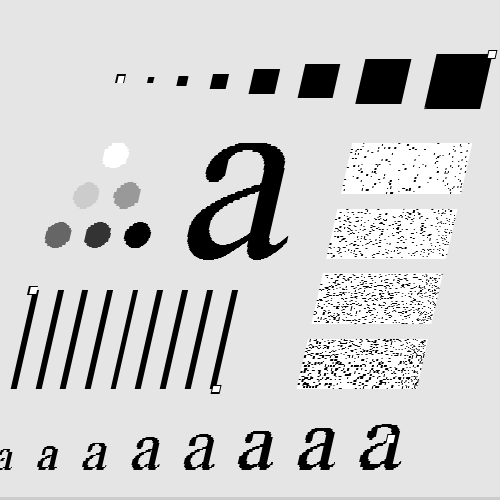
#> input picture images/barcode-distorted.png, 500 x 500 px
$ jupyter execute 'xxx 作业-变换.ipynb'
#> lines starting #> are read from the running program, lines starting #| are printed output that depends on the picture; after the words box and inside, x2 and y2 are one past the last pixel; in counts of white or black regions, pixels touching at a corner belong together
# 作业1

### <font color=red> **作业：**</font><font color=blue>**由3组对应点计算仿射变换矩阵**</font>

<br><center></center>
<br>Find the transformation matrix from the red triangle to the blue triangle, apply the transform, and display the red and blue triangle on the monitor screen.
<br>找到从红色三角形到蓝色三角形的变换矩阵，应用变换，并在监视器屏幕上显示红色和蓝色三角形。

## <font color=blue>**4 Affine transformation of an image    图像的仿射变换**</font>

[cell 1]
import cv2
import numpy as np
from matplotlib import pyplot as plt

def show_with_matplotlib(ax, img, title):
    """Shows an image using matplotlib capabilities"""
    # Convert BGR image to RGB
    img_RGB = img[:, :, ::-1]
    # Show the image using matplotlib:
    ax.imshow(img_RGB)
    ax.set_title(title)
    ax.grid(True)
    ax.set_xticks(np.arange(0, 500, 50))
    ax.set_yticks(np.arange(0, 500, 50))
    ax.axhline(350, color='black', linewidth=1)  # 添加 x 轴线
    ax.axvline(250, color='black', linewidth=1)  # 添加 y 轴线

# 创建一个空白的白色图像
width, height = 500, 500
image = np.ones((height, width, 3), dtype=np.uint8)*255
offset_x = 250
offset_y = 350

# 定义红色三角形的顶点
red_triangle_pts = np.array([[0+offset_x, 0+offset_y],
                             [200+offset_x, 0+offset_y],
                             [0+offset_x, -100+offset_y]],
                            np.int32)
red_triangle_pts = red_triangle_pts.reshape((-1, 1, 2))

# 定义蓝色三角形的顶点
blue_triangle_pts = np.array([[0+offset_x, 0+offset_y],
                              [-100+offset_x, -300+offset_y],
                              [-100+offset_x, 100+offset_y]],
                             np.int32)
blue_triangle_pts = blue_triangle_pts.reshape((-1, 1, 2))

# 绘制红色三角形
cv2.polylines(image, [red_triangle_pts], isClosed=True, color=(0, 0, 255), thickness=2)
# 绘制蓝色三角形
#cv2.polylines(image, [blue_triangle_pts], isClosed=True, color=(255, 0, 0), thickness=2)

# 创建一份副本用于显示点
image_points = image.copy()
cv2.circle(image_points, (0+offset_x, 0+offset_y), 5, (255, 0, 255), -1)
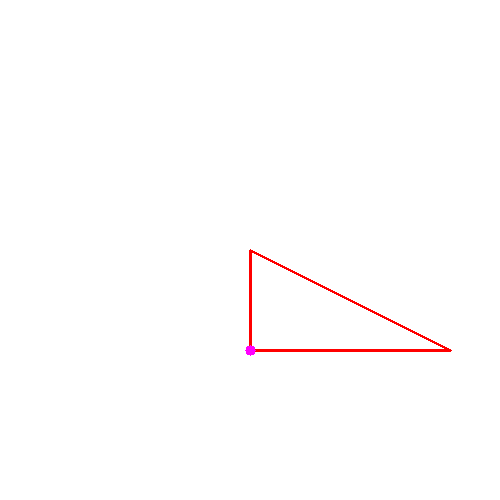
#> image_points: shape (500, 500, 3); mean of channels 0, 1, 2 253.6, 253.5, 255; drawn as B, G, R
cv2.circle(image_points, (200+offset_x, 0+offset_y), 5, (255, 0, 255), -1)
#> image_points: shape (500, 500, 3); 0.03% of pixels changed, all inside (x1, y1, x2, y2) = (445, 345, 456, 356)
cv2.circle(image_points, (0+offset_x, -100+offset_y), 5, (255, 0, 255), -1)
#> image_points: shape (500, 500, 3); mean of channels 0, 1, 2 253.7, 253.4, 255

# 定义仿射变换的源点和目标点
pts_1 = np.float32([[0+offset_x, 0+offset_y],
                    [200+offset_x, 0+offset_y],
                    [0+offset_x, -100+offset_y]])

pts_2 = np.float32([[0+offset_x, 0+offset_y],
                    [-100+offset_x, -300+offset_y],
                    [-100+offset_x, 100+offset_y]])

# 计算仿射变换矩阵并应用
M = cv2.getAffineTransform(pts_1, pts_2)
dst_image = cv2.warpAffine(image_points, M, (width, height))
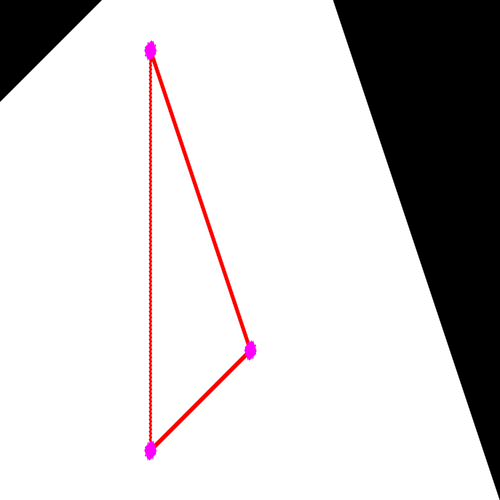
#> dst_image: shape (500, 500, 3); mean of channels 0, 1, 2 204.3, 203.8, 207; drawn as B, G, R

# 创建三个子图并显示图像
fig, axes = plt.subplots(1, 3, figsize=(12, 4))

# 显示原始图像、带点的图像、以及仿射变换后的图像
show_with_matplotlib(axes[0], image, 'Original Image')
show_with_matplotlib(axes[1], image_points, 'With Points')
show_with_matplotlib(axes[2], dst_image, 'After Affine Transformation')

plt.tight_layout()
plt.show()
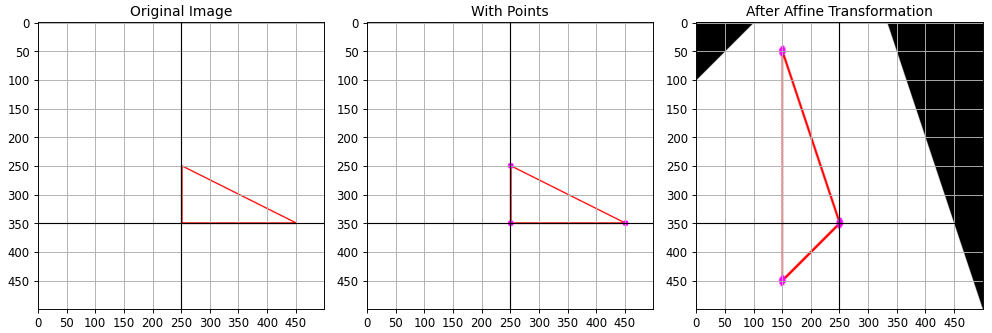
#> figure drawn by matplotlib, 3 panels

# 作业2

### <font color=red> **作业：**</font><font color=blue>**由4组对应点计算透视变换矩阵**</font>

<br><center> </center>
<br><center></center>

- 编程把右图的歪斜畸变校正过来
- 保存成如下文件：xxx 作业-透视变换.ipynb （xxx为姓名）
- 所有同学都需要提交上述文件，截止日期：本节课结束后2天内
- 下节课会抽查，被抽到的同学需要现场演示

## <font color=blue>**5 Perspective transformation of an image  图像的透视变换**</font>

[cell 2]
import cv2
import matplotlib.pyplot as plt
import numpy as np

def show_with_matplotlib(ax, img, title):
    """Shows an image using matplotlib capabilities on a given axis"""
    img_RGB = img[:, :, ::-1]  # Convert BGR to RGB
    ax.imshow(img_RGB)
    ax.set_title(title)
    ax.axis('off')  # Hide axis

# 读取输入图像
image = cv2.imread('./images/barcode-distorted.png')
#> image is the input picture: shape (500, 500, 3); min 0, max 255, mean 207.4
assert image is not None, "file could not be read, check with os.path.exists()"

# 定义源图像和目标图像的四个点
pts1 = np.float32([[120, 79], [492, 55], [216, 389], [391, 439]])
pts2 = np.float32([[84, 79], [450, 54], [250, 390], [435, 439]])

# 在源图像上绘制选取的点
for p in pts1:
    cv2.circle(image, (int(p[0]), int(p[1])), 6, (0, 0, 255), -1)
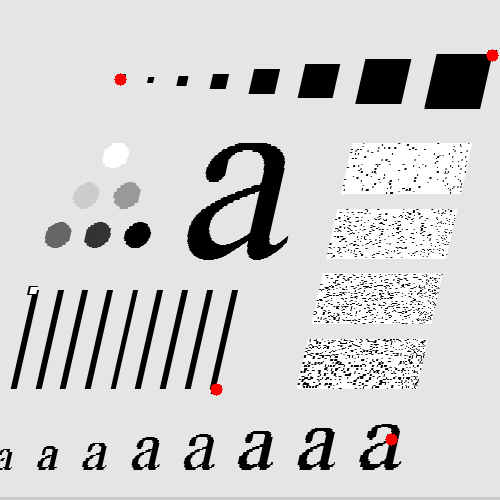
#> image: shape (500, 500, 3); 0.18% of pixels changed, all inside (x1, y1, x2, y2) = (114, 49, 499, 446)

# 计算透视变换矩阵并应用透视变换
M = cv2.getPerspectiveTransform(pts1, pts2)
#> M = [[1, 0.229, -54.48], [-0.00162, 1.01, -0.581], [9e-06, 1.28e-05, 1]]
dst = cv2.warpPerspective(image, M, (500, 500))
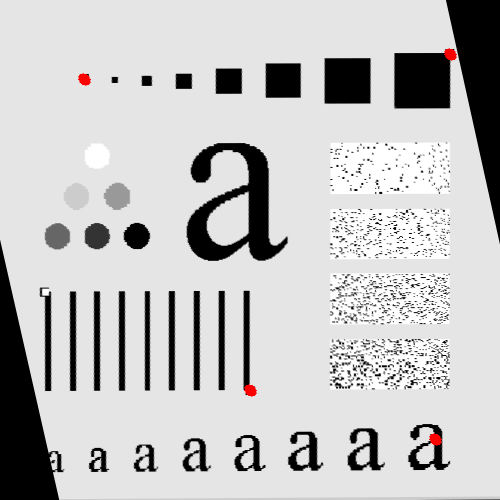
#> dst: shape (500, 500, 3); mean B, G, R 194, 194, 194.5

# 创建子图用于横向排列图像
fig, axes = plt.subplots(1, 2, figsize=(10, 5))

# 显示输入图像和变换后的图像
show_with_matplotlib(axes[0], image, 'Input')
show_with_matplotlib(axes[1], dst, 'Output')

# 调整子图之间的间距
plt.subplots_adjust(wspace=0.3)

# 显示结果
plt.show()

$ run again, with images/barcode.png copied over images/barcode-distorted.png
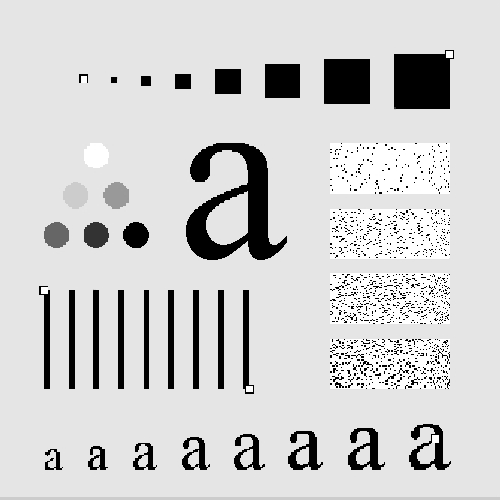
#> input picture images/barcode.png, 500 x 500 px
#> image is the input picture: shape (500, 500, 3); min 0, max 255, mean 207.4
#> after the loop `for p in pts1:`:
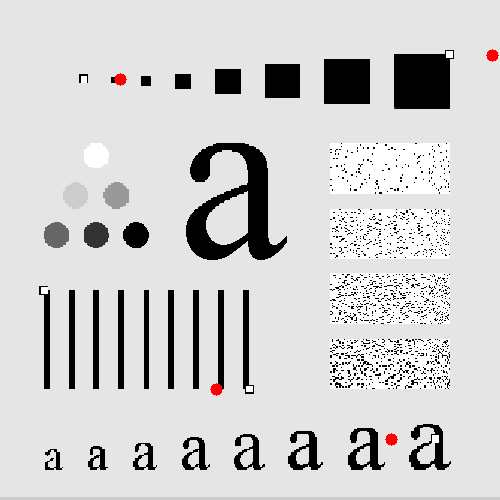
#> image: shape (500, 500, 3); 0.18% of pixels changed, all inside (x1, y1, x2, y2) = (114, 49, 499, 446)
#> M = [[1, 0.229, -54.48], [-0.00162, 1.01, -0.581], [9e-06, 1.28e-05, 1]]
#> `dst = cv2.warpPerspective(image, M, (500, 500))`:
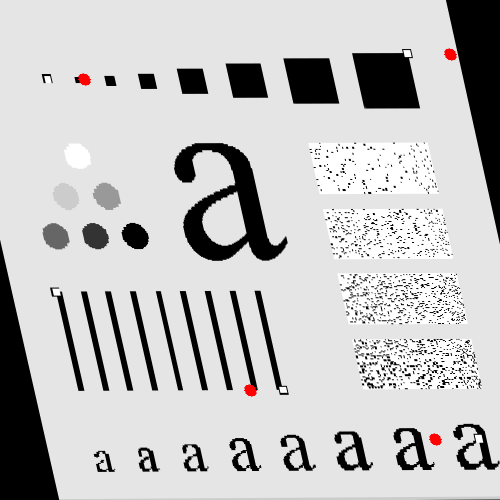
#> dst: shape (500, 500, 3); mean B, G, R 193.9, 193.9, 194.3
